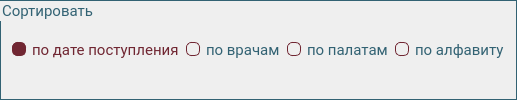
               <widget class="QGroupBox" name="groupBox_sort">
                <property name="minimumSize">
                 <size>
                  <width>0</width>
                  <height>50</height>
                 </size>
                </property>
                <property name="font">
                 <font>
                  <family>Roboto</family>
                  <pointsize>11</pointsize>
                  <italic>false</italic>
                  <bold>false</bold>
                 </font>
                </property>
                <property name="styleSheet">
                 <string notr="true">font-size: 11pt;
color: rgba(50, 98, 115, 255);
border: 1px solid  rgba(50, 98, 115, 255);</string>
                </property>
                <property name="title">
                 <string>Сортировать</string>
                </property>
                <layout class="QGridLayout" name="gridLayout_5">
                 <property name="topMargin">
                  <number>1</number>
                 </property>
                 <property name="bottomMargin">
                  <number>1</number>
                 </property>
                 <property name="verticalSpacing">
                  <number>1</number>
                 </property>
                 <item row="0" column="2">
                  <widget class="QRadioButton" name="radioButton_room">
                   <property name="font">
                    <font>
                     <family>Roboto</family>
                     <pointsize>11</pointsize>
                     <italic>false</italic>
                     <bold>false</bold>
                    </font>
                   </property>
                   <property name="styleSheet">
                    <string notr="true">QRadioButton {
	color: #326273;
	border: none;
	background-color: none;
}
QRadioButton:checked {
   color: #702632;
}
QRadioButton::indicator:checked {
	border-style:solid;
	border-radius:5px;
	border-width: 1px;
	border-color: #702632;
	color: #FFFFFF;
	background-color: #702632;
}
QRadioButton::indicator:!checked {
	border-style:solid;
	border-radius:5px;
	border-width: 1px;
	border-color: #702632;
	color: #FFFFFF;
	background-color: none;
}</string>
                   </property>
                   <property name="text">
                    <string>по палатам</string>
                   </property>
                  </widget>
                 </item>
                 <item row="0" column="0">
                  <widget class="QRadioButton" name="radioButton_date">
                   <property name="font">
                    <font>
                     <family>Roboto</family>
                     <pointsize>11</pointsize>
                     <italic>false</italic>
                     <bold>false</bold>
                    </font>
                   </property>
                   <property name="styleSheet">
                    <string notr="true">QRadioButton {
	color: #326273;
	border: none;
	background-color: none;
}
QRadioButton:checked {
   color: #702632;
}
QRadioButton::indicator:checked {
	border-style:solid;
	border-radius:5px;
	border-width: 1px;
	border-color: #702632;
	color: #FFFFFF;
	background-color: #702632;
}
QRadioButton::indicator:!checked {
	border-style:solid;
	border-radius:5px;
	border-width: 1px;
	border-color: #702632;
	color: #FFFFFF;
	background-color: none;
}</string>
                   </property>
                   <property name="text">
                    <string>по дате поступления</string>
                   </property>
                   <property name="checked">
                    <bool>true</bool>
                   </property>
                  </widget>
                 </item>
                 <item row="0" column="1">
                  <widget class="QRadioButton" name="radioButton_doc">
                   <property name="font">
                    <font>
                     <family>Roboto</family>
                     <pointsize>11</pointsize>
                     <italic>false</italic>
                     <bold>false</bold>
                    </font>
                   </property>
                   <property name="layoutDirection">
                    <enum>Qt::LeftToRight</enum>
                   </property>
                   <property name="styleSheet">
                    <string notr="true">QRadioButton {
	color: #326273;
	border: none;
	background-color: none;
}
QRadioButton:checked {
   color: #702632;
}
QRadioButton::indicator:checked {
	border-style:solid;
	border-radius:5px;
	border-width: 1px;
	border-color: #702632;
	color: #FFFFFF;
	background-color: #702632;
}
QRadioButton::indicator:!checked {
	border-style:solid;
	border-radius:5px;
	border-width: 1px;
	border-color: #702632;
	color: #FFFFFF;
	background-color: none;
}</string>
                   </property>
                   <property name="text">
                    <string>по врачам</string>
                   </property>
                   <property name="checked">
                    <bool>false</bool>
                   </property>
                  </widget>
                 </item>
                 <item row="0" column="3">
                  <widget class="QRadioButton" name="radioButton_name">
                   <property name="font">
                    <font>
                     <family>Roboto</family>
                     <pointsize>11</pointsize>
                     <italic>false</italic>
                     <bold>false</bold>
                    </font>
                   </property>
                   <property name="styleSheet">
                    <string notr="true">QRadioButton {
	color: #326273;
	border: none;
	background-color: none;
}
QRadioButton:checked {
   color: #702632;
}
QRadioButton::indicator:checked {
	border-style:solid;
	border-radius:5px;
	border-width: 1px;
	border-color: #702632;
	color: #FFFFFF;
	background-color: #702632;
}
QRadioButton::indicator:!checked {
	border-style:solid;
	border-radius:5px;
	border-width: 1px;
	border-color: #702632;
	color: #FFFFFF;
	background-color: none;
}</string>
                   </property>
                   <property name="text">
                    <string>по алфавиту</string>
                   </property>
                  </widget>
                 </item>
                </layout>
               </widget>
